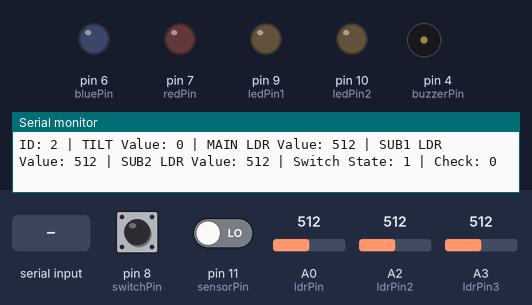
A sketch run on a simulated Arduino Uno, built with avr-gcc and run on an emulated ATmega328P. On the bench: output pins drawn as LEDs (lit = HIGH), buzzer (waves = sounding), the last lines printed to the serial monitor. Dashed ring = blinking. The test bench sets the inputs (shaded band); at power-on: pin 8 (switchPin) HIGH, pin 11 (sensorPin) LOW, A0 (ldrPin) = 512, A2 (ldrPin2) = 512, A3 (ldrPin3) = 512.

Above: at 1.2 s.
1.3 s: "LED_ON_APP\n" received over Serial
At 4.6 s:
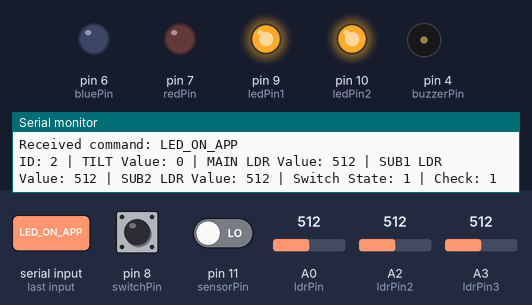
5.2 s: pin 8 (switchPin) pulled LOW for 3.2 s
At 11.5 s:
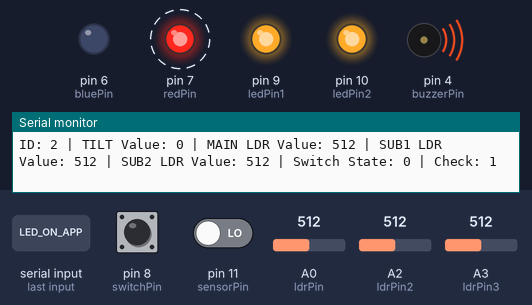
14.1 s: "LED_OFF_APP\n" received over Serial
At 16.2 s:
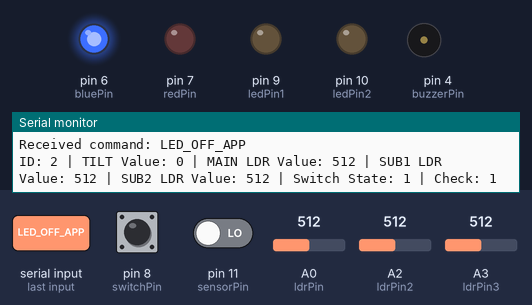
20.4 s: pin 8 (switchPin) pulled LOW for 3.2 s
At 26.8 s:
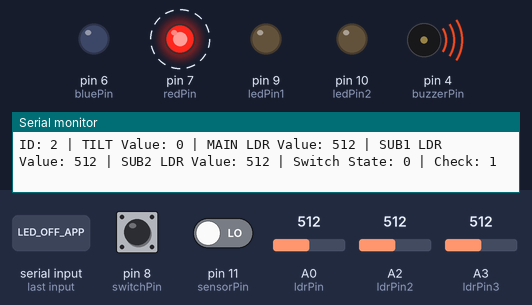
29.4 s: "LED_ON_WEB\n" received over Serial
At 31.5 s:
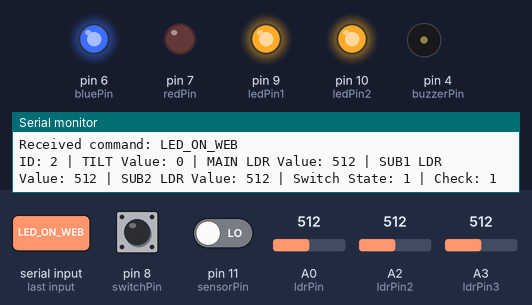
Timing chart, 0 to 35.6 s (numbered marks = the images above; inputs shaded):
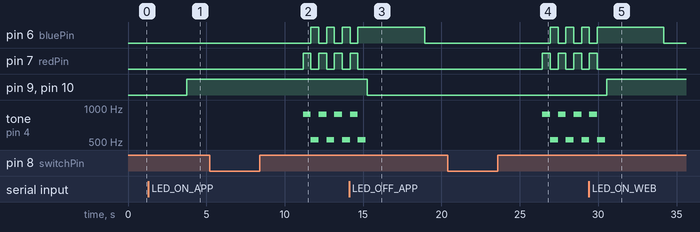

The sketch:

sidewalk_pole_v1.ino
```cpp
#include <SoftwareSerial.h>
#include <Wire.h>


// 메인 조도센서, LED1, LED2 핀 설정
int ldrPin = A0;      // LDR 센서가 연결된 아날로그 핀
int ldrPin2 = A2;      // LDR 센서가 연결된 아날로그 핀
int ldrPin3 = A3;      // LDR 센서가 연결된 아날로그 핀
int ledPin1 = 9;      // LED1이 연결된 디지털 핀
int ledPin2 = 10;     // LED2가 연결된 디지털 핀
int ldrValue = 0;     // LDR의 아날로그 값
int ldrValue2 = 0;     // LDR의 아날로그 값
int ldrValue3 = 0;     // LDR의 아날로그 값
int brightness = 0;   // LED 밝기 (0~255)
bool autoMode = false;  // 자동 모드 활성화 여부 (웹 또는 앱에서 AUTO_MODE가 켜졌을 때)

// RGB핀 설정
int switchPin = 8;      // 스위치가 연결된 디지털 핀
int redPin = 7;         // 빨간색 LED가 연결된 핀
int bluePin = 6;        // 파란색 LED가 연결된 핀
int buzzerPin = 4;      // 부저가 연결된 핀

// 기울기 센서 핀 설정
int sensorPin = 11;  // 기울기 센서가 연결된 아날로그 핀
int sensorValue = 0; // 센서 갑 저장 변수

// LED 상태를 저장하는 변수 추가 (앱에서 명령을 보내면 조도센서 무시)
int status = 0;  // 앱에서 LED 제어 중인지 확인하는 변수

bool ledState = false;         // 현재 LED 상태 저장 변수


void setup() {
  Serial.begin(9600);        // 시리얼 통신 시작
  pinMode(ledPin1, OUTPUT);  // LED1 핀을 출력으로 설정
  pinMode(ledPin2, OUTPUT);  // LED2 핀을 출력으로 설정
  pinMode(switchPin, INPUT_PULLUP);  // 스위치 핀, 내부 풀업 저항 사용
  pinMode(redPin, OUTPUT);           // 빨간색 LED 핀
  pinMode(bluePin, OUTPUT);          // 파란색 LED 핀
  pinMode(buzzerPin, OUTPUT);        // 부저 핀


}

void loop() {
  // ** 블루투스 또는 시리얼 명령 수신 **
  if (Serial.available()) {
      String command = Serial.readStringUntil('\n'); // 한 줄씩 읽기
      command.trim();

      Serial.println("Received command: " + command);  // 수신한 명령 확인

      // ** 앱에서 제어 (APP 명령) **
      if (command == "LED_ON_APP") {
          autoMode = false; // 수동 모드로 변경
          status = 1;
          digitalWrite(ledPin1, HIGH);
          digitalWrite(ledPin2, HIGH);
      }
      else if (command == "LED_OFF_APP") {
          autoMode = false;
          status = 1;
          digitalWrite(ledPin1, LOW);
          digitalWrite(ledPin2, LOW);
      }
      else if (command == "AUTO_MODE_APP") {
          autoMode = true;  // 조도 센서 기반 자동 제어 모드 활성화
          status = 0;
      }

      // ** 웹에서 제어 (WEB 명령) **
      else if (command == "LED_ON_WEB") {
          autoMode = false;
          digitalWrite(ledPin1, HIGH);
          digitalWrite(ledPin2, HIGH);
      }
      else if (command == "LED_OFF_WEB") {
          autoMode = false;
          digitalWrite(ledPin1, LOW);
          digitalWrite(ledPin2, LOW);
      }
      else if (command == "AUTO_MODE_WEB") {
          autoMode = true;  // 조도 센서 기반 자동 제어 모드 활성화
      }
  }

  // ** 조도 센서를 통한 자동 밝기 조절 (AUTO_MODE_APP & AUTO_MODE_WEB) **
  if (autoMode) {
      ldrValue = analogRead(ldrPin);

      if (ldrValue < 200) {
          analogWrite(ledPin1, 255);
          analogWrite(ledPin2, 255);
      }
      else if (ldrValue < 400) {
          analogWrite(ledPin1, 60);
          analogWrite(ledPin2, 60);
      }
      else {
          analogWrite(ledPin1, 0);
          analogWrite(ledPin2, 0);
      }
  }


  delay(100);


  sensorValue = digitalRead(sensorPin);  // 센서 값 읽기
  // Serial.print("Sensor Value: ");       // 시리얼 모니터에 출력
  // Serial.println(sensorValue);

  delay(500);  // 0.5초마다 센서 값 갱신

  // LDR 값을 읽어온다 (0~1023 범위)
  ldrValue = analogRead(ldrPin);

  ldrValue2 = analogRead(ldrPin2);

  ldrValue3 = analogRead(ldrPin3);

  // 시리얼 모니터에 LDR 값 출력 (디버깅용)
  // Serial.print("LDR Value: ");
  // Serial.println(ldrValue);

  // // 조도 값에 따라 LED 제어
  // if (ldrValue < 200) {  // 어두운 환경
  //   analogWrite(ledPin1, 255);   // LED1 켬
  //   analogWrite(ledPin2, 255);   // LED2 켬
  // }
  // else if (ldrValue < 400) {  // 어느 정도 밝은 환경
  //   analogWrite(ledPin1, 60);   // LED1 켬c:\Users\sj606\olddata\Desktop\road_pole\road_pole.ino
  //   analogWrite(ledPin2, 60);   // LED2 켬
  // }
  // else {  // 밝은 환경
  //   analogWrite(ledPin1, 0);    // LED1 끔
  //   analogWrite(ledPin2, 0);    // LED2 끔
  // }


    // **변경된 시리얼 출력** (한 줄로 출력)


    int switchState = digitalRead(switchPin);


    Serial.print("ID: 2"); // side walk용
    Serial.print(" | TILT Value: "); // side walk용
    Serial.print(sensorValue);
    Serial.print(" | MAIN LDR Value: ");
    Serial.print(ldrValue);
    Serial.print(" | SUB1 LDR Value: ");
    Serial.print(ldrValue2);
    Serial.print(" | SUB2 LDR Value: ");
    Serial.print(ldrValue3);

    Serial.print(" | Switch State: ");
    Serial.print(switchState);  // 스위치 상태 (HIGH 또는 LOW)를 출력
    if (status == 1){
      Serial.println(" | Check: 1");
    }
    else {
      Serial.println(" | Check: 0");
    }


    delay(3000); // 2초마다 갱신

  if (switchState == LOW) {  // 스위치가 눌리면
    // 10번 점멸 반복 (빨간색과 파란색 LED 번갈아 점멸)
    for (int i = 0; i < 4; i++) {
      // 빨간색 LED 켜고, 파란색 LED 끄기
      digitalWrite(redPin, HIGH);
      digitalWrite(bluePin, LOW);
      tone(buzzerPin, 880);  // 1000Hz 소리 (주파수 설정)
      delay(500);  // 100ms 대기 (소리 짧게 울리기)
      noTone(buzzerPin);  // 소리 끄기

      // 빨간색 LED 끄고, 파란색 LED 켜기
      digitalWrite(redPin, LOW);
      digitalWrite(bluePin, HIGH);
      tone(buzzerPin, 523);  // 1000Hz 소리 (주파수 설정)
      delay(500);  // 100ms 대기 (소리 짧게 울리기)
      noTone(buzzerPin);  // 소리 끄기
      // delay(500);                    // 500ms 대기

    }
    // 점멸이 끝난 후 부저 끄기
    digitalWrite(buzzerPin, LOW);
  } else {
    // 스위치가 눌리지 않으면 LED와 부저 끄기
    digitalWrite(redPin, LOW);
    digitalWrite(bluePin, LOW);
    digitalWrite(buzzerPin, LOW);   // 부저 끄기
  }

  delay(100);  // 작은 지연, 너무 빨리 반복되지 않도록 함


}
```

Measured:
- after the input at 1.3 s, pin 9 (ledPin1), pin 10 (ledPin2): LOW → HIGH after 2.5 s
- after the input at 5.2 s, pin 6 (bluePin): alternates HIGH for 0.50 s and LOW for 0.50 s, starting after 6.5 s; pin 7 (redPin): alternates HIGH for 0.50 s and LOW for 0.50 s, starting after 6.0 s; tone on pin 4 (buzzerPin): alternates 880 Hz for 0.50 s and 523 Hz for 0.50 s, starting after 6.0 s
- after the input at 14.1 s, pin 9 (ledPin1), pin 10 (ledPin2): HIGH → LOW after 1.2 s
- after the input at 20.4 s, pin 6 (bluePin): alternates HIGH for 0.50 s and LOW for 0.50 s, starting after 6.5 s; pin 7 (redPin): alternates HIGH for 0.50 s and LOW for 0.50 s, starting after 6.0 s; tone on pin 4 (buzzerPin): alternates 880 Hz for 0.50 s and 523 Hz for 0.50 s, starting after 6.0 s
- after the input at 29.4 s, pin 9 (ledPin1), pin 10 (ledPin2): LOW → HIGH after 1.1 s
